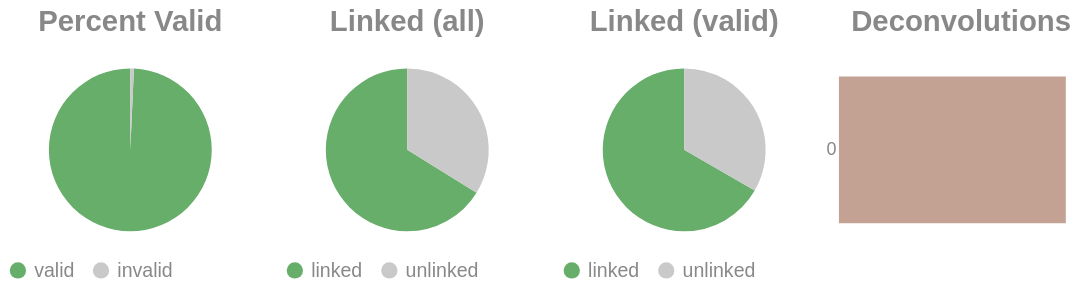

Notebook cell for this chart:
### Code cell
if SKIPLR:
    pass
else:
    clash = Counter()
    for i in valids['molecule'].to_list():
        _mol = i.split("-")
        if len(_mol) == 1:
            clash.update('0')
        else:
            clash.update(_mol[-1])

    _d = {"deconvolutions": [], 'count': []}
    for k,v in clash.items():
        _d['deconvolutions'].append(k)
        _d['count'].append(v)

    tot_valid = valids['reads'].sum()
    mask = valids['reads'] >= 2
    n_linked_reads = valids.filter(mask)['reads'].sum()
    if n_linked_reads == 0:
        print_html("No linked molecules (>=2 reads) were detected; skipping linked-only distributions.")
        SKIPLR = True
    else:
        perc_valid = round(tot_valid / n_reads, 4)
        linked_perc_abs = round(n_linked_reads / n_reads, 4)
        linked_perc = round(n_linked_reads / tot_valid, 4)

    _valid = pl.DataFrame({"valids": ['valid', 'invalid'], "count": [tot_valid, n_reads - tot_valid]})
    _linked_abs = pl.DataFrame({"linked (absolute)": ['linked', 'unlinked'], "count": [n_linked_reads, n_reads - n_linked_reads]})
    _linked_rel = pl.DataFrame({"linked (valids)": ['linked', 'unlinked'], "count": [n_linked_reads, tot_valid - n_linked_reads]})

    (
        alt.hconcat(
            piechart(_valid, goodval = 'valid', title = "Percent Valid"),
            piechart(_linked_abs, goodval = "linked", title =  "Linked (all)"),
            piechart(_linked_rel, goodval = "linked", title =  "Linked (valid)"),
            convolutionbar(pl.DataFrame(_d), title = "Deconvolutions"),
            center = True,
            bounds = 'flush'
        )
        .resolve_scale(color='independent')
        .resolve_legend('independent')
        .properties(usermeta={'embedOptions': {"actions": False}})
    ).display()

### Figure 1 — Vega-Lite specification as saved in the notebook (floating-point values rounded to 4 significant figures)
{"width": "container", "height": 400, "config": {"title": {"anchor": "start", "dy": -15, "fontSize": 18, "color": "#888888", "subtitleColor": "#888888", "subtitleFontSize": 14}, "arc": {"fill": "#0072B2"}, "axis": {"domainColor": "#888888", "domainWidth": 0.5, "gridWidth": 0.2, "grid": false, "titleFontWeight": 400, "titleFontSize": 15, "labelFontSize": 11, "labelColor": "#888888", "tickColor": "#888888", "tickWidth": 0.2, "titleColor": "#888888"}, "axisBand": {"grid": false}, "axisX": {"grid": true, "tickSize": 10, "domainCap": "round"}, "axisY": {"domain": false, "grid": true, "tickSize": 0, "domainCap": "round"}, "background": "transparent", "header": {"labelFontSize": 15, "labelColor": "#888888", "titleFontSize": 15, "titleFontWeight": 600, "titleColor": "#888888"}, "legend": {"labelFont": "sans-serif", "labelFontSize": 12, "labelColor": "#888888", "symbolSize": 100, "symbolType": "circle", "titleFontSize": 12, "titlePadding": 10, "titleColor": "#888888", "title": null}, "range": {"category": ["#E69F00", "#56B4E9", "#009E73", "#F0E442", "#0072B2", "#D55E00", "#CC79A7", "#000000"], "diverging": ["#cfe8f3", "#a2d4ec", "#73bfe2", "#46abdb", "#1696d2", "#12719e"]}, "area": {"fill": "#0072B2", "fillOpacity": 0.7, "line": true, "strokeOpacity": 0.7}, "line": {"color": "#0072B2", "stroke": "#0072B2", "strokeWidth": 2}, "trail": {"color": "#0072B2", "stroke": "#0072B2", "strokeWidth": 0, "size": 1}, "point": {"filled": true, "fillOpacity": 1.0, "size": 95}, "text": {"color": "#888888", "fontSize": 11, "align": "right", "fontWeight": 400, "size": 11}, "bar": {"fill": "#0072B2", "stroke": null}, "view": {"stroke": null, "continuousWidth": 660, "continuousHeight": 400}}, "hconcat": [{"data": {"name": "data-564a6f32538beca08fceaef282a6f6c2"}, "mark": {"type": "arc"}, "encoding": {"color": {"field": "valids", "legend": {"orient": "bottom", "title": null}, "scale": {"domain": ["valid", "invalid"], "range": ["#68ae6b", "#C9C9C9"]}, "title": "Valids", "type": "nominal"}, "theta": {"field": "count", "type": "quantitative"}, "tooltip": [{"field": "valids", "title": "Valids", "type": "ordinal"}, {"field": "percent", "format": ".2%", "title": "Percent", "type": "quantitative"}, {"field": "count", "title": "Count", "type": "quantitative"}]}, "height": 100, "title": {"text": "Percent Valid", "align": "center", "anchor": "middle"}, "transform": [{"calculate": "datum.count / 11862559", "as": "percent"}], "width": 150}, {"data": {"name": "data-d67736b55c5b49a966d70e64dd8cdda0"}, "mark": {"type": "arc"}, "encoding": {"color": {"field": "linked (absolute)", "legend": {"orient": "bottom", "title": null}, "scale": {"domain": ["linked", "unlinked"], "range": ["#68ae6b", "#C9C9C9"]}, "title": "Linked (Absolute)", "type": "nominal"}, "theta": {"field": "count", "type": "quantitative"}, "tooltip": [{"field": "linked (absolute)", "title": "Linked (Absolute)", "type": "ordinal"}, {"field": "percent", "format": ".2%", "title": "Percent", "type": "quantitative"}, {"field": "count", "title": "Count", "type": "quantitative"}]}, "height": 100, "title": {"text": "Linked (all)", "align": "center", "anchor": "middle"}, "transform": [{"calculate": "datum.count / 11862559", "as": "percent"}], "width": 150}, {"data": {"name": "data-698886b871d9da47b2d65613761db572"}, "mark": {"type": "arc"}, "encoding": {"color": {"field": "linked (valids)", "legend": {"orient": "bottom", "title": null}, "scale": {"domain": ["linked", "unlinked"], "range": ["#68ae6b", "#C9C9C9"]}, "title": "Linked (Valids)", "type": "nominal"}, "theta": {"field": "count", "type": "quantitative"}, "tooltip": [{"field": "linked (valids)", "title": "Linked (Valids)", "type": "ordinal"}, {"field": "percent", "format": ".2%", "title": "Percent", "type": "quantitative"}, {"field": "count", "title": "Count", "type": "quantitative"}]}, "height": 100, "title": {"text": "Linked (valid)", "align": "center", "anchor": "middle"}, "transform": [{"calculate": "datum.count / 11779289", "as": "percent"}], "width": 150}, {"data": {"name": "data-329a839b8cc6313088b321630494180d"}, "mark": {"type": "bar"}, "encoding": {"color": {"field": "deconvolutions", "legend": null, "scale": {"scheme": "lightgreyred"}, "type": "nominal"}, "tooltip": [{"field": "deconvolutions", "title": "Deconvolutions", "type": "ordinal"}, {"field": "percent", "format": ".2%", "title": "Percent", "type": "quantitative"}, {"field": "count", "title": "Count", "type": "quantitative"}], "x": {"axis": null, "field": "count", "type": "quantitative"}, "y": {"field": "deconvolutions", "sort": "ascending", "title": null, "type": "nominal"}}, "height": 100, "title": {"text": "Deconvolutions", "align": "center", "anchor": "middle"}, "transform": [{"calculate": "datum.count / 6035616", "as": "percent"}], "width": 150}], "bounds": "flush", "center": true, "resolve": {"legend": {"angle": "independent"}, "scale": {"color": "independent"}}, "usermeta": {"embedOptions": {"actions": false}}, "$schema": "https://vega.github.io/schema/vega-lite/v6.1.0.json", "datasets": {"data-564a6f32538beca08fceaef282a6f6c2": [{"valids": "valid", "count": 11779289}, {"valids": "invalid", "count": 83270}], "data-d67736b55c5b49a966d70e64dd8cdda0": [{"linked (absolute)": "linked", "count": 7852990}, {"linked (absolute)": "unlinked", "count": 4009569}], "data-698886b871d9da47b2d65613761db572": [{"linked (valids)": "linked", "count": 7852990}, {"linked (valids)": "unlinked", "count": 3926299}], "data-329a839b8cc6313088b321630494180d": [{"deconvolutions": "0", "count": 6035616}]}}
